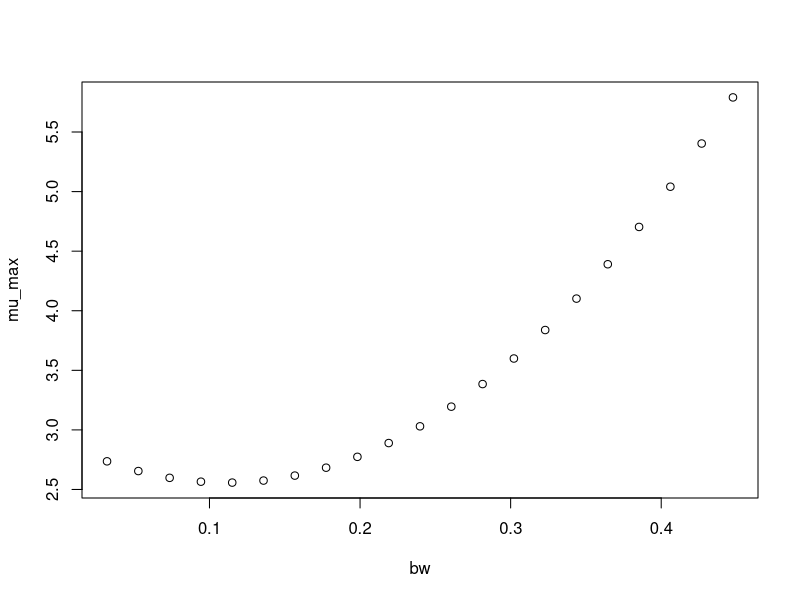

This chart was generated by the following R code:
#############################
# start of Parameter script
#############################
bw <- seq(0.031968031968032,0.4476472,length.out=21)
#############################
# end of Parameter script
#############################
############################# 
# start of Model script Gropin ID 1380 
#############################
 
# constant coefficients for this model
 
variables <- data.frame(bw)
argumentsPar <- expand.grid(variables)
 
# heart of the model
response_surface <- function(bw) {
   mumax <-(2.910-6.346*bw+28.55*bw^2)

return(mumax=mumax)
} 

# output parameters
mumax <- cbind(argumentsPar,response_surface(argumentsPar['bw']))
colnames(mumax) <- c(colnames(argumentsPar),'mumax')
#############################
# End of Model script
#############################
############################# 
# start of Visualisation script Gropin ID 1380 
#############################
plot(bw,mumax$mumax,
                          xlab='bw',
                          ylab='mu_max')
#############################
# End of Visualisation script
#############################
